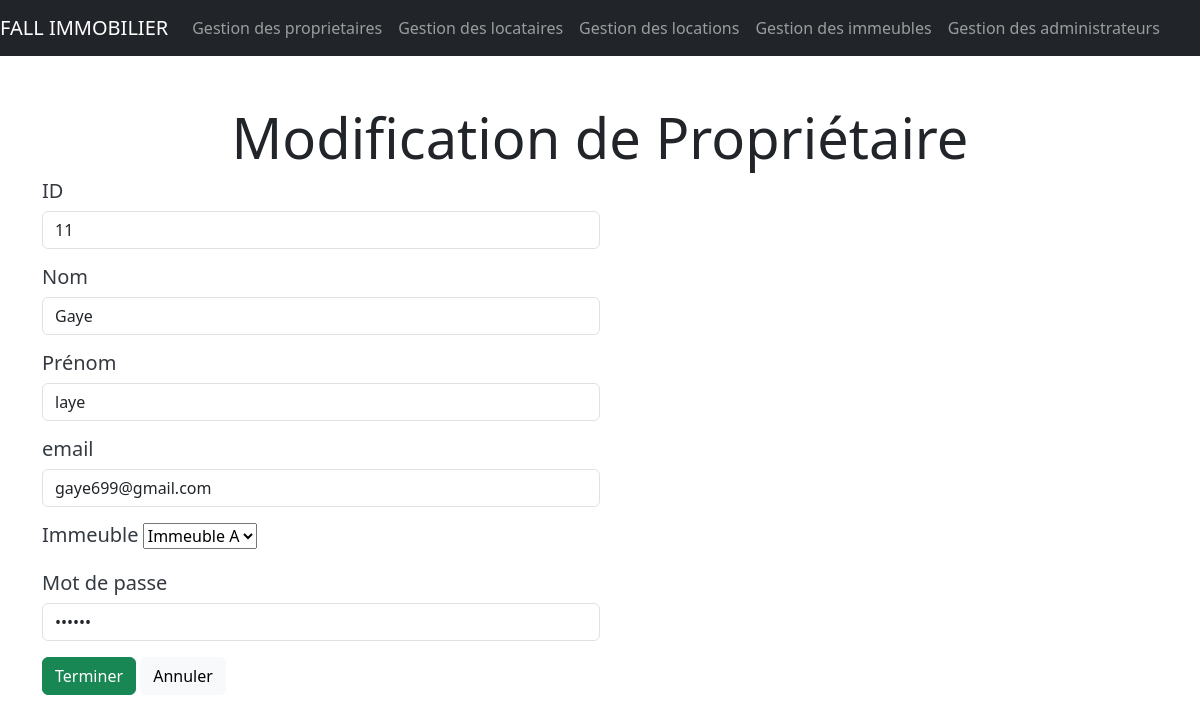
/View/modif_proprietaire.php?id=11, run on the app's committed database.
### tables this page shows
CREATE TABLE `proprietaires` (
  `id_proprietaire` int(11) NOT NULL,
  `nom_pro` varchar(50) NOT NULL,
  `prenom_pro` varchar(50) NOT NULL,
  `email_pro` varchar(50) NOT NULL,
  `immeuble` varchar(11) NOT NULL,
  `mot_de_passe` varchar(50) NOT NULL
);

### View/modif_proprietaire.php (the view, shortened to what this page needs)
<?php
require('../layout/header.php');
  require('../DB/connection.php');
  $sql = "select * from immeubles";
  $immeubles = $db->query($sql)->fetchAll();
if (isset($_GET['id'])) {
    $id = $_GET['id'];
    $sql = "SELECT * FROM proprietaires WHERE id_proprietaire = ?";
    $stmt = $db->prepare($sql);
    $stmt->execute([$id]);
    $proprietaire = $stmt->fetch(PDO::FETCH_ASSOC);
}
?>
<!DOCTYPE html>
<html lang="fr">
<head>
    <link href="https://cdn.jsdelivr.net/npm/bootstrap@5.3.3/dist/css/bootstrap.min.css" rel="stylesheet">
</head>
<body>
    <div class="container mt-5">
        <h1 class="display-4">Modification de Propriétaire</h1>
        <form action="" method="POST" class="w-50">
        <div class="form-group mb-3">
                <label for="id"><h5>ID</h5></label>
                <input class="form-control" type="text" name="id" id="id" value="<?php echo $proprietaire['id_proprietaire']; ?>" readonly />
            </div>
        <div class="form-group mb-3">
                <label for="nom"><h5>Nom</h5></label>
                <input class="form-control" type="text" name="nom" id="nom"  value="<?php echo $proprietaire['nom_pro']; ?>" required />
            </div>
            <div class="form-group mb-3">
                <label for="prenom"><h5>Prénom</h5></label>
                <input class="form-control" type="text" name="prenom" id="prenom"  value="<?php echo $proprietaire['prenom_pro']; ?>" required />
            </div>
            <div class="form-group mb-3">
                <label for="prenom"><h5>email</h5></label>
                <input class="form-control" type="email" name="email" id="email"  value="<?php echo $proprietaire['email_pro']; ?>" required />
            </div>
            <div class="form-group mb-3">
                <label for="prenom"><h5>Immeuble</h5></label>
                <select name="nbr_imm" id="">
                <?php foreach ($immeubles as $immeuble) {?>
                    <option value="<?php echo $immeuble['lib_i'] ?>"> <?php echo $immeuble['lib_i'] ?></option>
              <?php  } ?>
                </select>            </div>
            <div class="form-group mb-3">
                <label for="pass"><h5>Mot de passe</h5></label>
                <input class="form-control" type="password" name="pass" id="pass" value="<?php echo $proprietaire['mot_de_passe']; ?>" required />
            </div>
            <button class="btn btn-success" type="submit">Terminer</button>
            <button class="btn btn-light" type="reset">Annuler</button>
        </form>
    </div>
</body>
</html>

### layout/header.php (style rules this page uses)
body { background-color: #f8f9fa; }
.container { margin-top: 50px; }
h1 { text-align: center; margin-top: 20px; color: #343a40; }
.form-group label { color: #343a40; }
.form-control { background-color: #ffffff; border-radius: 8px; border: 1px solid #ced4da; padding: 10px; }
.btn-success { border-color: #6c757d; }

### data on the page
proprietaires: id "11", nom "Gaye", prenom "laye", email "gaye699@gmail.com"

### other printed values
form field nbr_imm "Immeuble A"
